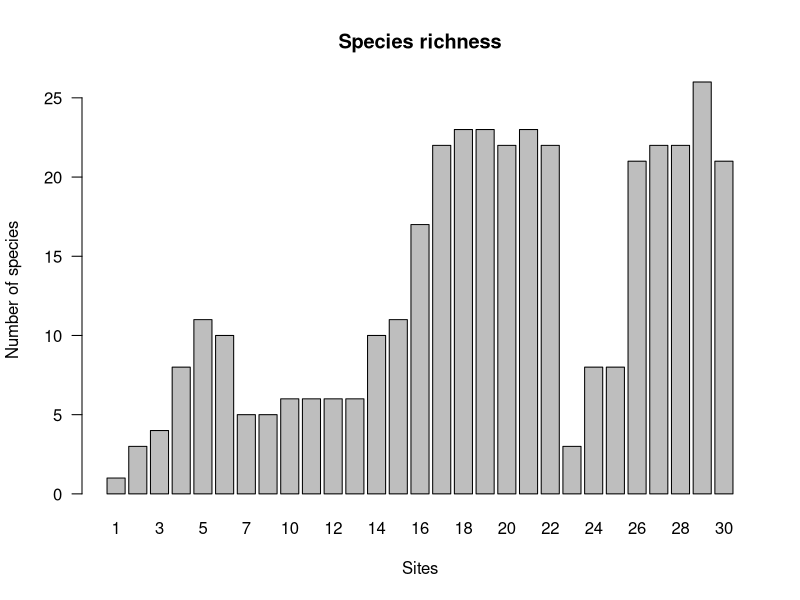
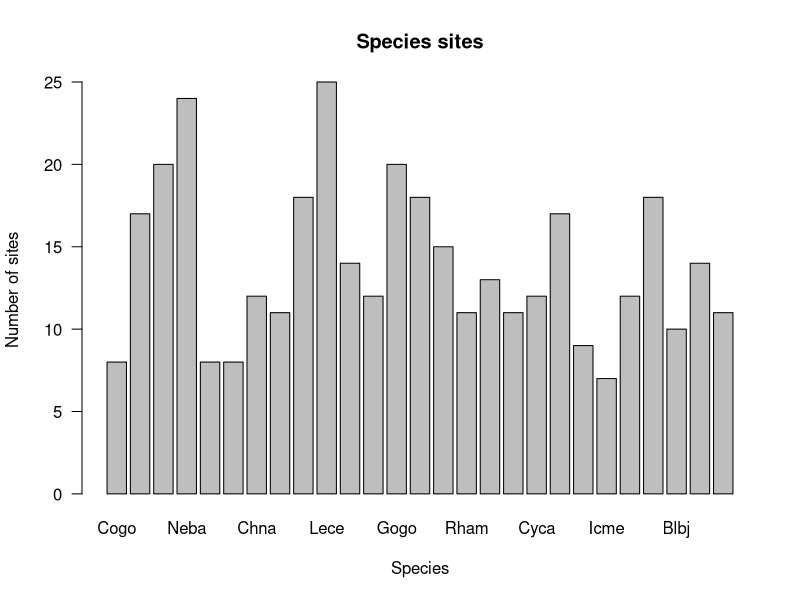
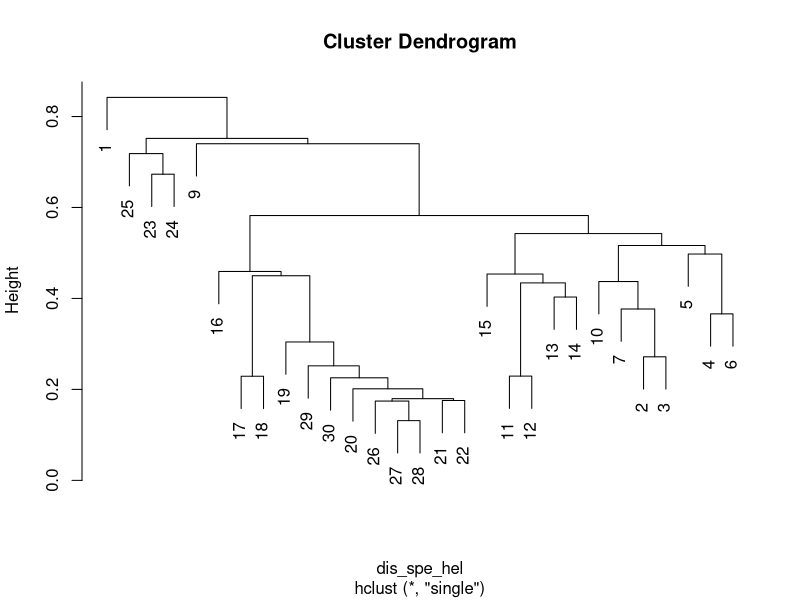
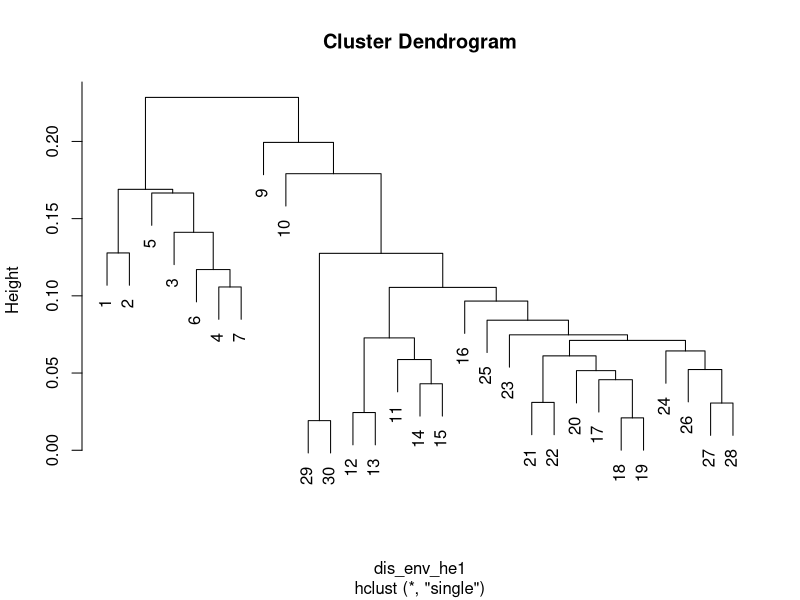
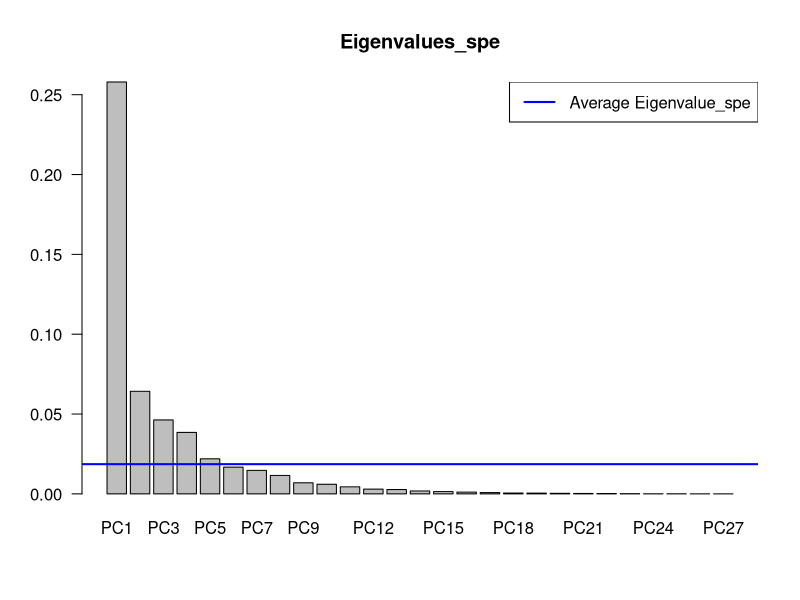
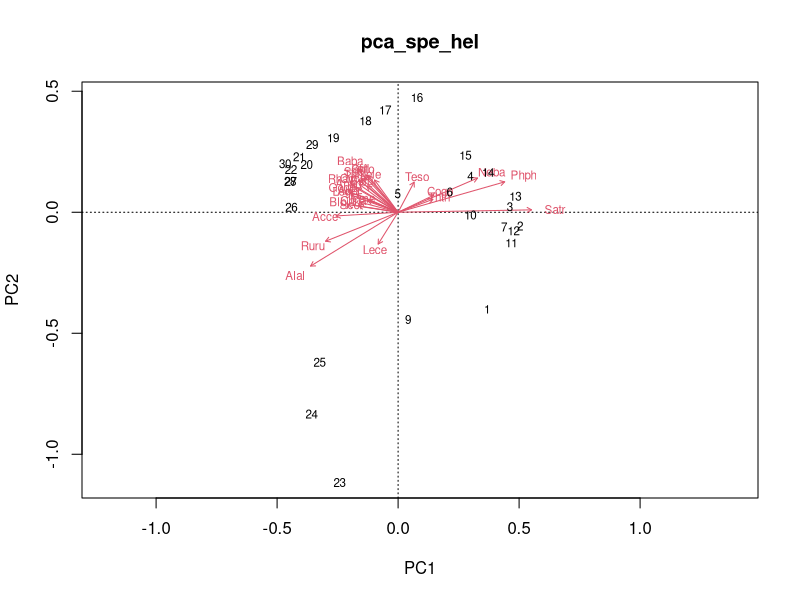
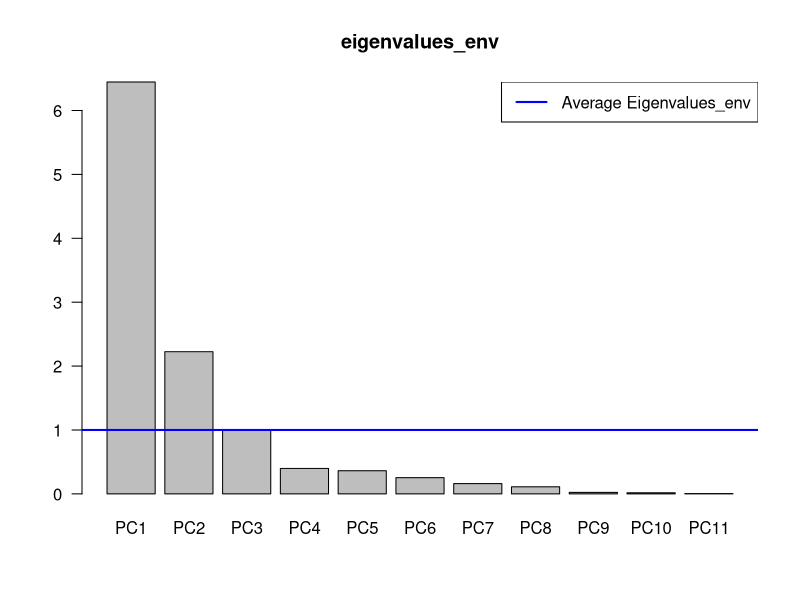
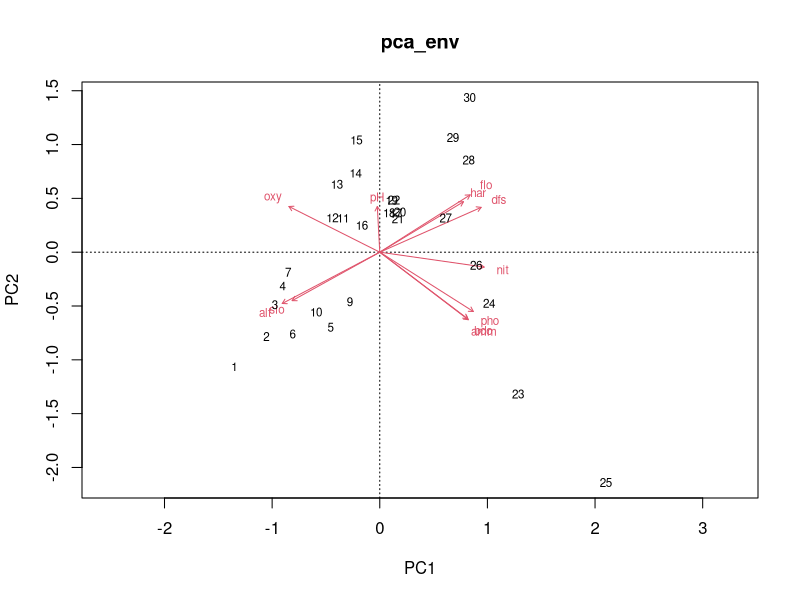

Here is the R script that generated these plots, in order:
####exercise 1
# read in the doubs 
rm (list = ls ())
library("ade4")
data(doubs)
doubs

# reading the fish data and remove site with no data
spe <- doubs$fish
spe <- spe[-8,]   

total_species <- rowSums(spe > 0)
total_species 
barplot(total_species, main = "Species richness",
        xlab = "Sites",ylab = "Number of species",
        col = "gray",las = 1)
# Which site has the most species (and how many species)?
# answer：site 29 has the most species with 26 species

widespread_species <- colSums(spe > 0)
widespread_species
barplot(widespread_species, main = "Species sites",
        xlab = "Species",ylab = "Number of sites",
        col = "gray",las = 1)
# Which species is the most widespread (found in the most sites)?
# answer：species named Lece is the most widespread with 25 sites


####exercise 2
library("vegan") 
spe_pa <- decostand(spe,method = "pa") # scale into presence/absence scale(0/1)
dis_spe_pa <- vegdist(spe_pa,method = "bray")

# Create a distance matrix from Hellinger transformed Doubs river data and 
# compute the single linkage clustering
# Apply Hellinger transformation to correct for the double zero problem
spe_hel <- decostand(spe,method = "hellinger")
spe_chi <- decostand(spe, method = "chi.square")

dis_spe_hel <- vegdist(spe_hel,method = "euclidean")
dis_spe_hel_single <- hclust(dis_spe_hel,method = "single")
plot(dis_spe_hel_single)

# reading the env data and remove site with no data
env <- doubs$env
env <- env[-8,] 

# clustering
env_hel <- decostand(env,method = "hellinger")
env_chi <- decostand(env, method = "chi.square")

dis_env_he1 <- vegdist(env_hel,method = "euclidean")
dis_env_he1_single <- hclust(dis_env_he1,method = "single")
plot(dis_env_he1_single)
# Which groups of species are related to these groups of sites?
# answer：21 and 22、27 and 28


####exercise 3
# PCA and RDA
# PCA - species 
pca_spe_hel <- rda(spe_hel)    # PCA on the hellinger-transformed data
pca_spe_hel
# extract the eigenvalues 
eigenvalues_spe <- pca_spe_hel$CA$eig    
# select the eigenvalues above average
eigenvalues_spe [eigenvalues_spe > mean(eigenvalues_spe)]
n <- length(eigenvalues_spe)

barplot(eigenvalues_spe, main = "Eigenvalues_spe",col = "grey",las = 1)

abline(h = mean(eigenvalues_spe),col = "blue",lwd = 2)

legend("topright", "Average Eigenvalue_spe",
       lwd = 2,  col = "blue")

biplot(pca_spe_hel,main = "pca_spe_hel")

# PCA - environment
sd_env <- decostand(env, method = "standardize")
pca_env <- rda(sd_env)
# select the eigenvalues above average
eigenvalues_env <- pca_env$CA$eig    
# select the eigenvalues above average
eigenvalues_env [eigenvalues_env > mean(eigenvalues_env)]
n <- length(eigenvalues_env)

barplot(eigenvalues_env,main = "eigenvalues_env",col = "grey",las = 1)

abline(h = mean(eigenvalues_env), col = "blue",lwd = 2)

legend("topright", "Average Eigenvalues_env",
       lwd = 2, col = "blue")

biplot(pca_env,main = "pca_env")

# NMDS - species
spe_NMDS <- metaMDS(spe,distance = "bray", k = 2)
spe_NMDS$stress
stressplot(spe_NMDS, main = "Shepard plot")

# Do RDA analysis
# examine whether RDA is suitable for RDA：Axis lengths
dca_spe <- decorana(spe)
dca_spe    #Axis lengths = 3.855

dca_spe_hel <- decorana(spe_hel)
dca_spe_hel    #Axis lengths = 3.8978

# standardize the variables
sd_env <- decostand(env, method = "standardize")

# check the correlations between variables
# remove the collinerity variables
heatmap(abs(cor(env)),
        col = rev(heat.colors(6)),
        Colv = NA,
        Rowv =NA)
eigen(abs(cor(env)))
# remove the dfs
sd_env <- sd_env[,2:11]

# RDA model
spe_rda <- rda(spe_hel ~ ., data = sd_env)
plot(spe_rda)

fwd_sel <- ordiR2step(rda(spe_hel ~ 1, data = sd_env),
                      scope = formula(spe_rda),
                      direction = "forward",
                      R2scope = TRUE,
                      pstep = 1000,
                      trace = FALSE)
fwd_sel$call
# variables:alt + oxy + bdo

# new RDA model
spe_rda_new <- rda(spe_hel ~ alt + oxy + bdo, data = sd_env)

anova.cca(spe_rda_new, step = 1000, by = "axis")

plot(spe_rda_new)
# Which environmental variables cause a community to 
# vary across a landscape?
# answer：alt 、 oxy 、 bdo
